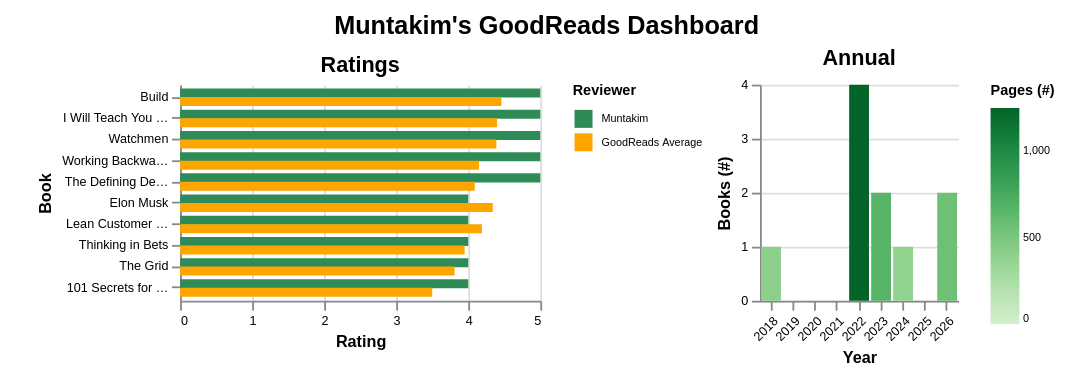

Vega-Lite specification stored for this chart:
### Vega-Lite specification from a JSON file in a GitHub repository (floating-point values rounded to 4 significant figures)
{"config": {"view": {"continuousWidth": 300, "continuousHeight": 300, "strokeOpacity": 0, "strokeWidth": 1.5}, "axis": {"labelFontSize": 7, "titleFontSize": 9}, "legend": {"labelFontSize": 6, "orient": "right", "titleFontSize": 8}}, "hconcat": [{"data": {"name": "data-f7a50e5fd5106c8c08b1c32074d6222e"}, "mark": {"type": "bar", "size": 5}, "encoding": {"color": {"field": "Reviewer", "legend": {"symbolType": "square", "title": "Reviewer"}, "scale": {"domain": ["Muntakim", "GoodReads Average"], "range": ["seagreen", "orange"]}, "type": "nominal"}, "tooltip": [{"field": "Title", "title": "Title", "type": "nominal"}, {"field": "Authors", "title": "Author(s)", "type": "nominal"}, {"field": "Year", "title": "Year Read", "type": "quantitative"}, {"field": "Reviewer", "title": "Reviewer", "type": "nominal"}, {"field": "Rating", "title": "Rating", "type": "quantitative"}], "x": {"field": "Rating", "scale": {"domain": [0, 5]}, "title": "Rating", "type": "quantitative"}, "y": {"axis": {"labelLimit": 60}, "field": "SummarizedTitle", "sort": {"field": "Rating", "order": "descending"}, "title": "Book", "type": "nominal"}, "yOffset": {"field": "Reviewer", "type": "nominal"}}, "height": 120, "title": {"text": "Ratings", "fontSize": 12}, "width": 200}, {"data": {"name": "data-842e927c329bd44ebdf64f8a1609b4bb"}, "mark": {"type": "bar"}, "encoding": {"color": {"field": "Pages", "legend": {"title": "Pages (#)"}, "scale": {"scheme": "greens"}, "title": "Pages (#)", "type": "quantitative"}, "tooltip": [{"field": "Year", "title": "Year", "type": "ordinal"}, {"field": "Books", "title": "Books (#)", "type": "quantitative"}, {"field": "Pages", "title": "Pages (#)", "type": "quantitative"}], "x": {"axis": {"labelAngle": -45}, "field": "Year", "title": "Year", "type": "nominal"}, "y": {"field": "Books", "title": "Books (#)", "type": "quantitative"}}, "height": 120, "title": {"text": "Annual", "fontSize": 12}, "width": 110}], "padding": {"left": 20, "right": 20, "top": 8, "bottom": 10}, "spacing": 8, "title": {"text": "Muntakim's GoodReads Dashboard", "anchor": "middle", "fontSize": 14}, "$schema": "https://vega.github.io/schema/vega-lite/v5.20.1.json", "datasets": {"data-f7a50e5fd5106c8c08b1c32074d6222e": [{"SummarizedTitle": "101 Secrets for Your Twenties", "Title": "101 Secrets for Your Twenties", "Authors": "Paul Angone", "Year": 2026, "Reviewer": "Muntakim", "Rating": 4.0}, {"SummarizedTitle": "I Will Teach You to Be Rich", "Title": "I Will Teach You to Be Rich: No Guilt. No Excuses. No B.S. Just a 6-Week Program That Works.", "Authors": "Ramit Sethi", "Year": 2026, "Reviewer": "Muntakim", "Rating": 5.0}, {"SummarizedTitle": "The Grid", "Title": "The Grid: The Fraying Wires Between Americans and Our Energy Future", "Authors": "Gretchen Bakke", "Year": 2024, "Reviewer": "Muntakim", "Rating": 4.0}, {"SummarizedTitle": "Working Backwards", "Title": "Working Backwards: Insights, Stories, and Secrets from Inside Amazon", "Authors": "Colin Bryar", "Year": 2022, "Reviewer": "Muntakim", "Rating": 5.0}, {"SummarizedTitle": "Watchmen", "Title": "Watchmen", "Authors": "Alan Moore", "Year": 2018, "Reviewer": "Muntakim", "Rating": 5.0}, {"SummarizedTitle": "Elon Musk", "Title": "Elon Musk: Tesla, SpaceX, and the Quest for a Fantastic Future", "Authors": "Ashlee Vance", "Year": 2023, "Reviewer": "Muntakim", "Rating": 4.0}, {"SummarizedTitle": "Lean Customer Development", "Title": "Lean Customer Development: Building Products Your Customers Will Buy", "Authors": "Cindy Alvarez", "Year": 2022, "Reviewer": "Muntakim", "Rating": 4.0}, {"SummarizedTitle": "The Defining Decade", "Title": "The Defining Decade: Why Your Twenties Matter—And How to Make the Most of Them Now", "Authors": "Meg Jay", "Year": 2023, "Reviewer": "Muntakim", "Rating": 5.0}, {"SummarizedTitle": "Build", "Title": "Build: An Unorthodox Guide to Making Things Worth Making – An NYT Bestselling Entrepreneurship and Product Design Manual", "Authors": "Tony Fadell", "Year": 2022, "Reviewer": "Muntakim", "Rating": 5.0}, {"SummarizedTitle": "Thinking in Bets", "Title": "Thinking in Bets: Making Smarter Decisions When You Don't Have All the Facts", "Authors": "Annie Duke", "Year": 2022, "Reviewer": "Muntakim", "Rating": 4.0}, {"SummarizedTitle": "101 Secrets for Your Twenties", "Title": "101 Secrets for Your Twenties", "Authors": "Paul Angone", "Year": 2026, "Reviewer": "GoodReads Average", "Rating": 3.5}, {"SummarizedTitle": "I Will Teach You to Be Rich", "Title": "I Will Teach You to Be Rich: No Guilt. No Excuses. No B.S. Just a 6-Week Program That Works.", "Authors": "Ramit Sethi", "Year": 2026, "Reviewer": "GoodReads Average", "Rating": 4.4}, {"SummarizedTitle": "The Grid", "Title": "The Grid: The Fraying Wires Between Americans and Our Energy Future", "Authors": "Gretchen Bakke", "Year": 2024, "Reviewer": "GoodReads Average", "Rating": 3.81}, {"SummarizedTitle": "Working Backwards", "Title": "Working Backwards: Insights, Stories, and Secrets from Inside Amazon", "Authors": "Colin Bryar", "Year": 2022, "Reviewer": "GoodReads Average", "Rating": 4.15}, {"SummarizedTitle": "Watchmen", "Title": "Watchmen", "Authors": "Alan Moore", "Year": 2018, "Reviewer": "GoodReads Average", "Rating": 4.39}, {"SummarizedTitle": "Elon Musk", "Title": "Elon Musk: Tesla, SpaceX, and the Quest for a Fantastic Future", "Authors": "Ashlee Vance", "Year": 2023, "Reviewer": "GoodReads Average", "Rating": 4.34}, {"SummarizedTitle": "Lean Customer Development", "Title": "Lean Customer Development: Building Products Your Customers Will Buy", "Authors": "Cindy Alvarez", "Year": 2022, "Reviewer": "GoodReads Average", "Rating": 4.19}, {"SummarizedTitle": "The Defining Decade", "Title": "The Defining Decade: Why Your Twenties Matter—And How to Make the Most of Them Now", "Authors": "Meg Jay", "Year": 2023, "Reviewer": "GoodReads Average", "Rating": 4.09}, {"SummarizedTitle": "Build", "Title": "Build: An Unorthodox Guide to Making Things Worth Making – An NYT Bestselling Entrepreneurship and Product Design Manual", "Authors": "Tony Fadell", "Year": 2022, "Reviewer": "GoodReads Average", "Rating": 4.46}, {"SummarizedTitle": "Thinking in Bets", "Title": "Thinking in Bets: Making Smarter Decisions When You Don't Have All the Facts", "Authors": "Annie Duke", "Year": 2022, "Reviewer": "GoodReads Average", "Rating": 3.95}], "data-842e927c329bd44ebdf64f8a1609b4bb": [{"Year": 2018, "Books": 1, "Pages": 416}, {"Year": 2019, "Books": 0, "Pages": 0}, {"Year": 2020, "Books": 0, "Pages": 0}, {"Year": 2021, "Books": 0, "Pages": 0}, {"Year": 2022, "Books": 4, "Pages": 1242}, {"Year": 2023, "Books": 2, "Pages": 665}, {"Year": 2024, "Books": 1, "Pages": 384}, {"Year": 2025, "Books": 0, "Pages": 0}, {"Year": 2026, "Books": 2, "Pages": 561}]}, "background": null}
